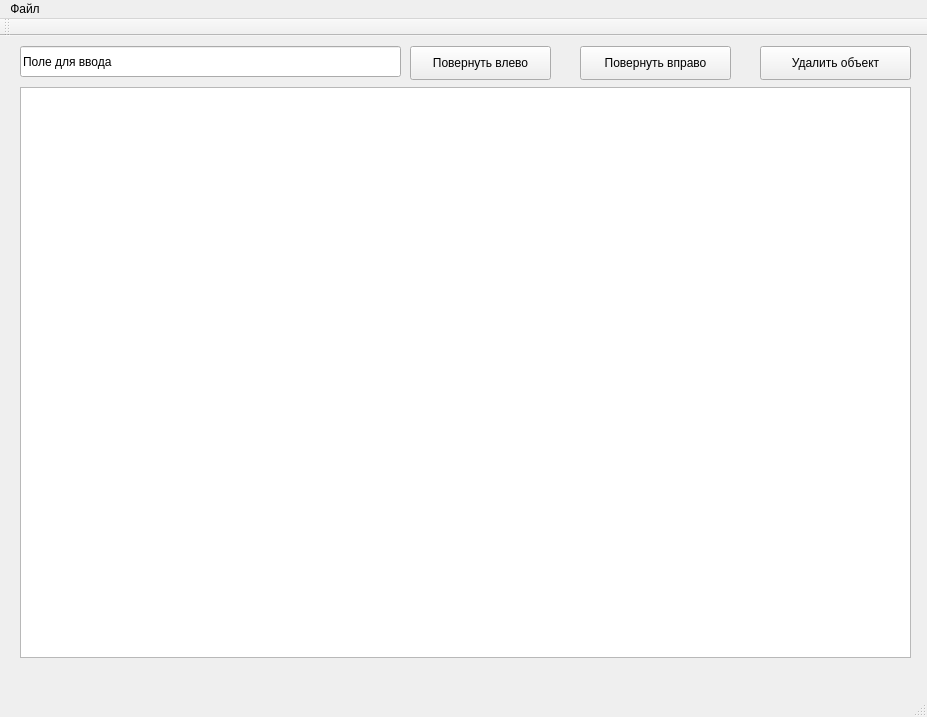
<?xml version="1.0" encoding="UTF-8"?>
<ui version="4.0">
 <class>MainWindow</class>
 <widget class="QMainWindow" name="MainWindow">
  <property name="geometry">
   <rect>
    <x>0</x>
    <y>0</y>
    <width>927</width>
    <height>717</height>
   </rect>
  </property>
  <property name="windowTitle">
   <string>MainWindow</string>
  </property>
  <widget class="QWidget" name="centralWidget">
   <widget class="QGraphicsView" name="graphicsView">
    <property name="geometry">
     <rect>
      <x>20</x>
      <y>51</y>
      <width>891</width>
      <height>571</height>
     </rect>
    </property>
   </widget>
   <widget class="QLineEdit" name="lineEdit">
    <property name="geometry">
     <rect>
      <x>20</x>
      <y>10</y>
      <width>381</width>
      <height>31</height>
     </rect>
    </property>
    <property name="text">
     <string>Поле для ввода</string>
    </property>
   </widget>
   <widget class="QPushButton" name="pushButton">
    <property name="geometry">
     <rect>
      <x>760</x>
      <y>10</y>
      <width>151</width>
      <height>34</height>
     </rect>
    </property>
    <property name="text">
     <string>Удалить объект</string>
    </property>
   </widget>
   <widget class="QPushButton" name="pushButton_2">
    <property name="geometry">
     <rect>
      <x>580</x>
      <y>10</y>
      <width>151</width>
      <height>34</height>
     </rect>
    </property>
    <property name="text">
     <string>Повернуть вправо</string>
    </property>
   </widget>
   <widget class="QPushButton" name="pushButton_3">
    <property name="geometry">
     <rect>
      <x>410</x>
      <y>10</y>
      <width>141</width>
      <height>34</height>
     </rect>
    </property>
    <property name="text">
     <string>Повернуть влево</string>
    </property>
   </widget>
  </widget>
  <widget class="QMenuBar" name="menuBar">
   <property name="geometry">
    <rect>
     <x>0</x>
     <y>0</y>
     <width>927</width>
     <height>30</height>
    </rect>
   </property>
   <widget class="QMenu" name="menu">
    <property name="title">
     <string>Файл</string>
    </property>
    <widget class="QMenu" name="menu_2">
     <property name="title">
      <string>Добавить объект</string>
     </property>
     <addaction name="separator"/>
     <addaction name="action_3"/>
     <addaction name="action_4"/>
     <addaction name="action_5"/>
     <addaction name="action_6"/>
     <addaction name="action_7"/>
     <addaction name="action_8"/>
    </widget>
    <widget class="QMenu" name="menu_3">
     <property name="title">
      <string>Приоритет перекрытия</string>
     </property>
     <addaction name="separator"/>
     <addaction name="action1"/>
     <addaction name="action2"/>
     <addaction name="action3"/>
     <addaction name="action4"/>
     <addaction name="action5"/>
     <addaction name="action6"/>
    </widget>
    <addaction name="menu_2"/>
    <addaction name="action"/>
    <addaction name="menu_3"/>
    <addaction name="action_12"/>
   </widget>
   <addaction name="menu"/>
  </widget>
  <widget class="QToolBar" name="mainToolBar">
   <attribute name="toolBarArea">
    <enum>TopToolBarArea</enum>
   </attribute>
   <attribute name="toolBarBreak">
    <bool>false</bool>
   </attribute>
  </widget>
  <widget class="QStatusBar" name="statusBar"/>
  <action name="action_3">
   <property name="text">
    <string>Круг</string>
   </property>
  </action>
  <action name="action_4">
   <property name="text">
    <string>Рисунок</string>
   </property>
  </action>
  <action name="action_5">
   <property name="text">
    <string>Многоугольник</string>
   </property>
  </action>
  <action name="action_6">
   <property name="text">
    <string>Квадрат</string>
   </property>
  </action>
  <action name="action_7">
   <property name="text">
    <string>Текст</string>
   </property>
  </action>
  <action name="action_8">
   <property name="text">
    <string>Линия</string>
   </property>
  </action>
  <action name="action_12">
   <property name="text">
    <string>Сохранить</string>
   </property>
  </action>
  <action name="action">
   <property name="text">
    <string>Цвет</string>
   </property>
  </action>
  <action name="action1">
   <property name="text">
    <string>1</string>
   </property>
  </action>
  <action name="action2">
   <property name="text">
    <string>2</string>
   </property>
  </action>
  <action name="action3">
   <property name="text">
    <string>3</string>
   </property>
  </action>
  <action name="action4">
   <property name="text">
    <string>4</string>
   </property>
  </action>
  <action name="action5">
   <property name="text">
    <string>5</string>
   </property>
  </action>
  <action name="action6">
   <property name="text">
    <string>6</string>
   </property>
  </action>
 </widget>
 <layoutdefault spacing="6" margin="11"/>
 <resources/>
 <connections/>
</ui>
